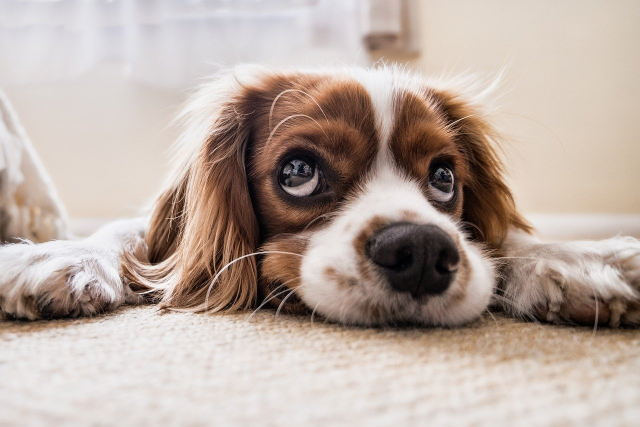
#> input picture Chapter_2/fig/puppy_1280_853.jpg, 1280 x 853 px (shown at 1/2 size)
$ jupyter execute --allow-errors Ch_2_class_20221014.ipynb
#> lines starting #> are read from the running program, lines starting #| are printed output that depends on the picture
[cell 1]
import cv2
import sys
import numpy as np

[cell 2]
img1 = cv2.imread('./fig/puppy.bmp', cv2.IMREAD_GRAYSCALE)
img2 = cv2.imread('./fig/puppy_1280_853.jpg', cv2.IMREAD_COLOR)
#> img2 is the input picture: shape (853, 1280, 3); mean B, G, R 162, 170.6, 186.1

print(type(img1), type(img2))
#| <class 'NoneType'> <class 'numpy.ndarray'>
#> (the rest of this cell did not finish here and is left out)

#> (a cell that did not finish here is left out)

[cell 4]
img1 = cv2.imread('./fig/puppy.bmp', cv2.IMREAD_GRAYSCALE)

#> (the rest of this cell did not finish here and is left out)

[cell 5]
img1 = cv2.imread('./fig/puppy.bmp', cv2.IMREAD_COLOR)

#> (the rest of this cell did not finish here and is left out)

## 강아지 눈 위치 검은색으로 변경

[cell 6]
import matplotlib.pyplot as plt

[cell 7]
img1 = cv2.imread('./fig/puppy.bmp', cv2.IMREAD_COLOR)

#> (the rest of this cell did not finish here and is left out)

[cell 8]
# zeros(shape, dtype = float, order = 'C', * , like = None)
img1 = np.zeros((400, 600), dtype = np.uint8)
img2 = np.ones((400, 600, 3), dtype = np.uint8)*255
img3 = np.full((400, 600, 3),(0,255,255) ,dtype = np.uint8)
img4 = np.random.randint(0,255, (600,400), dtype = np.uint8 )

cv2.imshow('img1',img1)
cv2.imshow('img2', img2)
cv2.imshow('img3',img3)
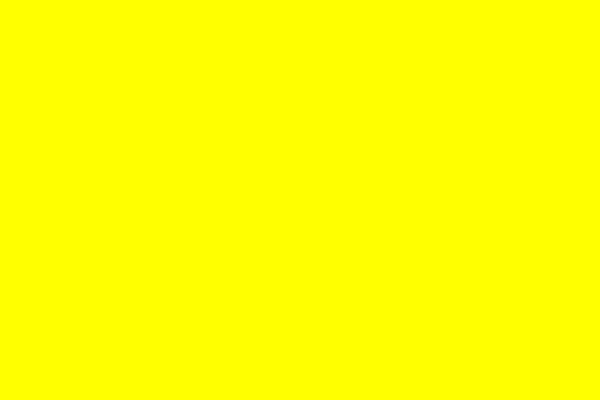
#> window 'img3': shape (400, 600, 3); mean B, G, R 0, 255, 255
cv2.imshow('img4',img4)
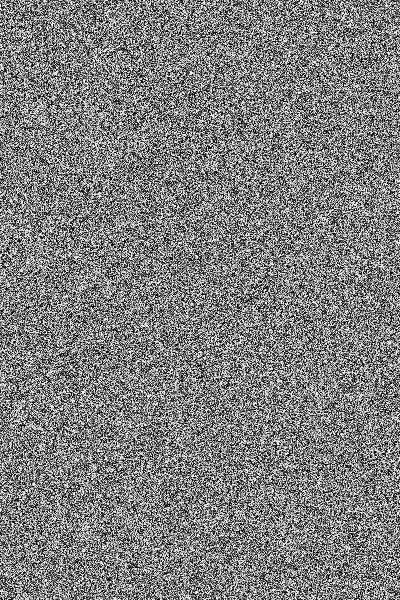
#> window 'img4': shape (600, 400); min 0, max 254, mean 126.9

while True :
    key = cv2.waitKey()
#> (key Esc is pressed here)
    if key == 27 :
        break

cv2.destroyAllWindows()
cv2.waitKey(1)
